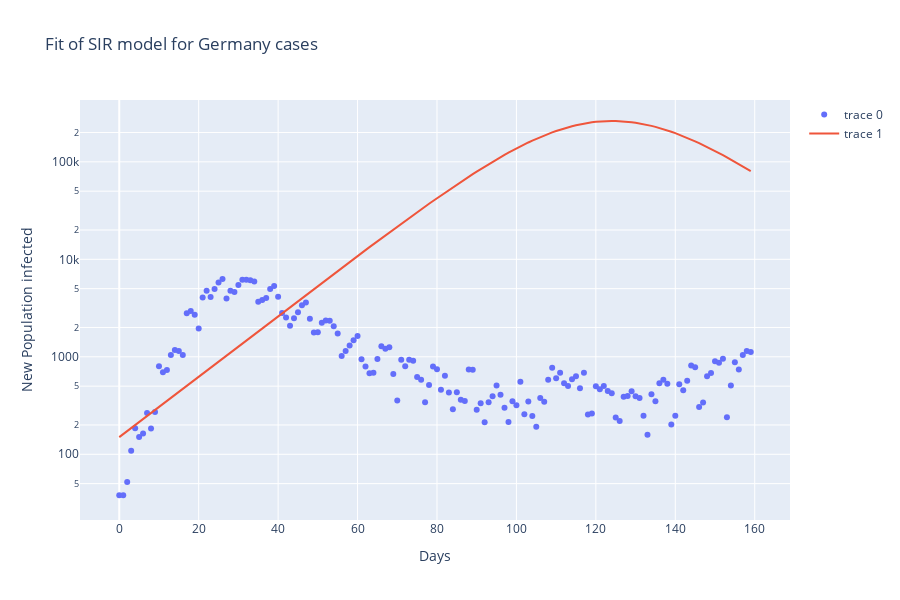

The notebook cell this image was saved under:
### Code cell
import plotly.graph_objects as go
import plotly
fig=go.Figure()
fig.add_trace(go.Scatter(x=df_germany['germany_x'],
                        y=df_germany['germany_y'],
                        mode='markers')
             )
fig.add_trace(go.Scatter(x=df_germany['germany_fit_x'],
                        y=df_germany['germany_fit_y'],
                        mode='lines')
             ) 
fig.update_layout(
title="Fit of SIR model for Germany cases",
width=900,
height=600,
xaxis_title="Days",
yaxis_title="New Population infected",

)
fig.update_yaxes(type="log")

### Figure 1 — Plotly figure (JSON) as saved in the notebook; plotly's stock layout.template omitted (floating-point values rounded to 4 significant figures; data arrays with more than 128 entries replaced by an {"elided": "..."} marker saying what was removed)
{"data": [{"mode": "markers", "type": "scatter", "x": {"elided": "160 int values"}, "y": {"elided": "160 int values"}}, {"mode": "lines", "type": "scatter", "x": {"elided": "160 int values"}, "y": {"elided": "160 float values"}}], "layout": {"height": 600, "title": {"text": "Fit of SIR model for Germany cases"}, "width": 900, "xaxis": {"title": {"text": "Days"}}, "yaxis": {"title": {"text": "New Population infected"}, "type": "log"}}}
